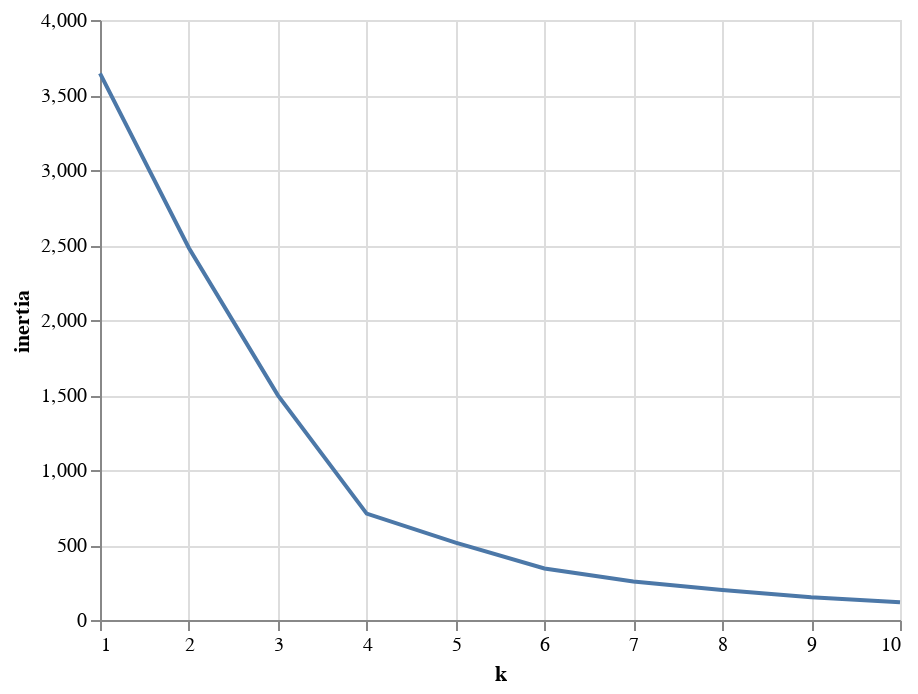

Notebook cell for this chart:
### Markdown cell above
### Clustering Crytocurrencies Using K-Means

#### Find the Best Value for `k` Using the Elbow Curve

### Code cell
inertia = []
k = list(range(1, 11))

# Calculate the inertia for the range ok k values

for i in k:
    km = KMeans(n_clusters=i, random_state=0)
    km.fit(crypto_df_pca)
    inertia.append(km.inertia_)

# Define a DataFrame to plot the Elbow Curve using hvPlot
elbow_data = {"k": k, "inertia": inertia}
df_elbow = pd.DataFrame(elbow_data)
alt.Chart(df_elbow).mark_line().encode(
    x="k", y="inertia",
)

### Figure 1 — Vega-Lite specification as saved in the notebook (floating-point values rounded to 4 significant figures)
{"config": {"view": {"continuousWidth": 400, "continuousHeight": 300}}, "data": {"name": "data-a84f1651db6354bca9a952676afb882d"}, "mark": "line", "encoding": {"x": {"type": "quantitative", "field": "k"}, "y": {"type": "quantitative", "field": "inertia"}}, "$schema": "https://vega.github.io/schema/vega-lite/v4.8.1.json", "datasets": {"data-a84f1651db6354bca9a952676afb882d": [{"k": 1, "inertia": 3645.0}, {"k": 2, "inertia": 2480.0}, {"k": 3, "inertia": 1499.0}, {"k": 4, "inertia": 709.3}, {"k": 5, "inertia": 515.9}, {"k": 6, "inertia": 343.6}, {"k": 7, "inertia": 256.4}, {"k": 8, "inertia": 199.3}, {"k": 9, "inertia": 151.5}, {"k": 10, "inertia": 118.6}]}}
